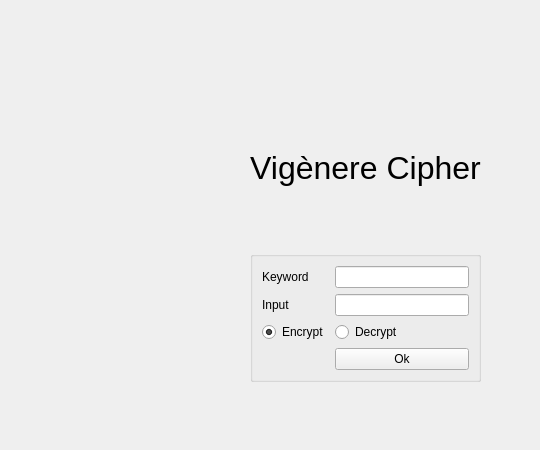
       <widget class="QWidget" name="page7">
        <widget class="QWidget" name="layoutWidget">
         <property name="geometry">
          <rect>
           <x>200</x>
           <y>150</y>
           <width>331</width>
           <height>291</height>
          </rect>
         </property>
         <layout class="QGridLayout" name="gridLayout_11">
          <item row="0" column="1">
           <widget class="QLabel" name="label_13">
            <property name="styleSheet">
             <string notr="true">font-size: 24pt;</string>
            </property>
            <property name="text">
             <string>Vigènere Cipher</string>
            </property>
            <property name="alignment">
             <set>Qt::AlignCenter</set>
            </property>
           </widget>
          </item>
          <item row="2" column="1">
           <widget class="QGroupBox" name="groupBox_4">
            <property name="sizePolicy">
             <sizepolicy hsizetype="Preferred" vsizetype="Preferred">
              <horstretch>0</horstretch>
              <verstretch>0</verstretch>
             </sizepolicy>
            </property>
            <property name="title">
             <string/>
            </property>
            <layout class="QFormLayout" name="formLayout_3">
             <item row="0" column="0">
              <widget class="QLabel" name="label_11">
               <property name="text">
                <string>Keyword</string>
               </property>
              </widget>
             </item>
             <item row="0" column="1">
              <widget class="QLineEdit" name="lineEdit_vigenere_keyword"/>
             </item>
             <item row="1" column="0">
              <widget class="QLabel" name="label_12">
               <property name="text">
                <string>Input</string>
               </property>
              </widget>
             </item>
             <item row="1" column="1">
              <widget class="QLineEdit" name="lineEdit_vigenere_input"/>
             </item>
             <item row="2" column="0">
              <widget class="QRadioButton" name="radioButton_vigenere_krypter">
               <property name="text">
                <string>Encrypt</string>
               </property>
               <property name="checked">
                <bool>true</bool>
               </property>
              </widget>
             </item>
             <item row="2" column="1">
              <widget class="QRadioButton" name="radioButton_vigenere_dekrypter">
               <property name="text">
                <string>Decrypt</string>
               </property>
              </widget>
             </item>
             <item row="3" column="1">
              <widget class="QPushButton" name="pushButton_vigenere">
               <property name="text">
                <string>Ok</string>
               </property>
              </widget>
             </item>
            </layout>
           </widget>
          </item>
          <item row="1" column="1">
           <spacer name="verticalSpacer_23">
            <property name="orientation">
             <enum>Qt::Vertical</enum>
            </property>
            <property name="sizeHint" stdset="0">
             <size>
              <width>20</width>
              <height>40</height>
             </size>
            </property>
           </spacer>
          </item>
          <item row="3" column="1">
           <spacer name="verticalSpacer_24">
            <property name="orientation">
             <enum>Qt::Vertical</enum>
            </property>
            <property name="sizeHint" stdset="0">
             <size>
              <width>20</width>
              <height>40</height>
             </size>
            </property>
           </spacer>
          </item>
          <item row="2" column="0">
           <spacer name="horizontalSpacer_4">
            <property name="orientation">
             <enum>Qt::Horizontal</enum>
            </property>
            <property name="sizeHint" stdset="0">
             <size>
              <width>40</width>
              <height>20</height>
             </size>
            </property>
           </spacer>
          </item>
          <item row="2" column="2">
           <spacer name="horizontalSpacer_5">
            <property name="orientation">
             <enum>Qt::Horizontal</enum>
            </property>
            <property name="sizeHint" stdset="0">
             <size>
              <width>40</width>
              <height>20</height>
             </size>
            </property>
           </spacer>
          </item>
         </layout>
        </widget>
       </widget>
